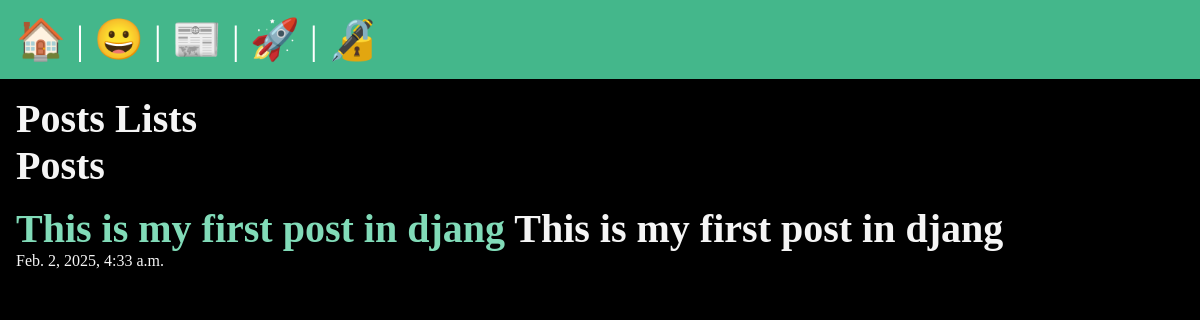
/posts/, run on an earlier commit of the app's database.
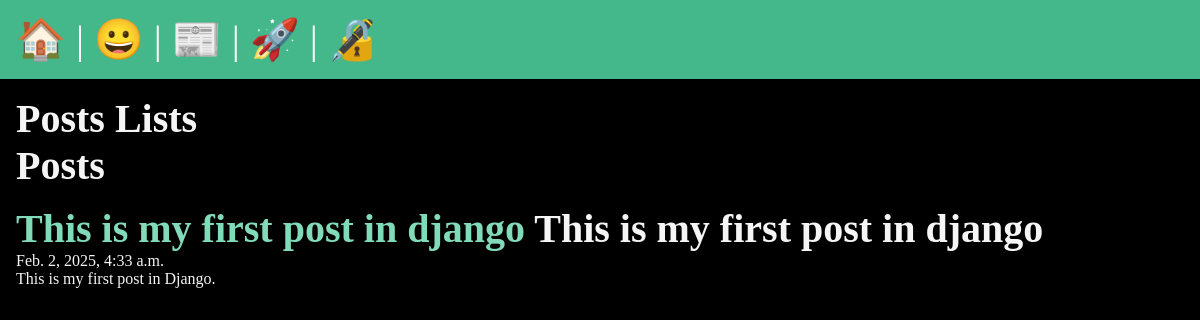
And on a later commit of the database.
### posts/models.py (models this page shows, shortened)
class Post(models.Model):
    title = models.CharField(max_length=75)
    body = models.TextField()
    slug = models.SlugField()
    date = models.DateTimeField(auto_now_add=True)
    banner = models.ImageField(default='fallback.png', blank=True)
    author = models.ForeignKey(User, on_delete=models.CASCADE, default=None)

### posts/views.py (the view)
# urls.py: path('', views.posts_list, name='list'),
def posts_list(request):
    posts = Post.objects.all().order_by('-date')
    return render(request, 'posts/posts_list.html', {'posts': posts})

### posts/templates/posts/posts_list.html (shortened to what this page needs)
{% extends 'layout.html' %} {% comment %} {% endcomment %}  {% block content %}
<h1>Posts Lists</h1>
<section>
  <h1>Posts</h1>
  {% for post in posts %}
  <article class="post">
    <h2>
      <a href="{% url 'posts:page' slug=post.slug %}">{{ post.title }}</a>
      {{ post.title }}
    </h2>
    <p>{{ post.date }}</p>
    <p>{{ post.body }}</p>
  </article>
  {% endfor %}
</section>
{% endblock %} ```

### templates/layout.html (shortened to what this page needs)
<!DOCTYPE html>
{% load static %}
<html lang="en">
  <head>
    <link rel="stylesheet" href="{% static 'css/style.css' %}" />
  </head>
  <body>
    <nav>
      <a href="/">
        <span role="img" aria-label="Home" title="Home">🏠</span>
      </a>
      |
      <a href="/about">
        <span role="img" aria-label="About" title="About">😀</span>
      </a>
      |
      <a href="{% url 'posts:list' %}">
        <span role="img" aria-label="Posts" title="Posts">📰</span>
      </a>
      | {% if user.is_authenticated %}
      <a href="{% url 'posts:new-post' %}">
        <span role="img" aria-label="New Post" title="New Post">🆕</span>
      </a>
      |
      <form class="logout" action="{% url 'users:logout' %}" method="post">
        {% csrf_token %}
        <button
          class="logout-button"
          aria-label="User Logout"
          title="User Logout"
        >
          👋
        </button>
      </form>
      {% else %}
      <a href="{% url 'users:register' %}">
        <span
          role="img"
          aria-label="User Registration"
          title="User Registration"
          >🚀</span
        >
      </a>
      |
      <a href="{% url 'users:login' %}">
        <span role="img" aria-label="User Login" title="User Login">🔏</span>
      </a>
      {% endif %}
    </nav>
    <main>{% block content %} {% endblock %}</main>
  </body>
</html>

### static/css/style.css (style rules this page uses)
* { margin: 0; padding: 0; box-sizing: border-box; }
body { min-height: 100vh; background-color: black; color: whitesmoke; font-size: 3rem; }
nav { padding: 1rem; background-color: #44b78b; color: white; font-size: 2.5rem; }
main { padding: 1rem; }
section { display: flex; flex-flow: column; gap: 1rem; }
h1, h2 { font-size: 2.5rem; }
p { font-size: 1rem; }
a { text-decoration: none; color: #81dbb8; }

What changed in the data, as far as the page shows it:
changed Post: title "This is my first post in djang" → "This is my first post in django"; body (not shown) → "This is my first post in Django."
